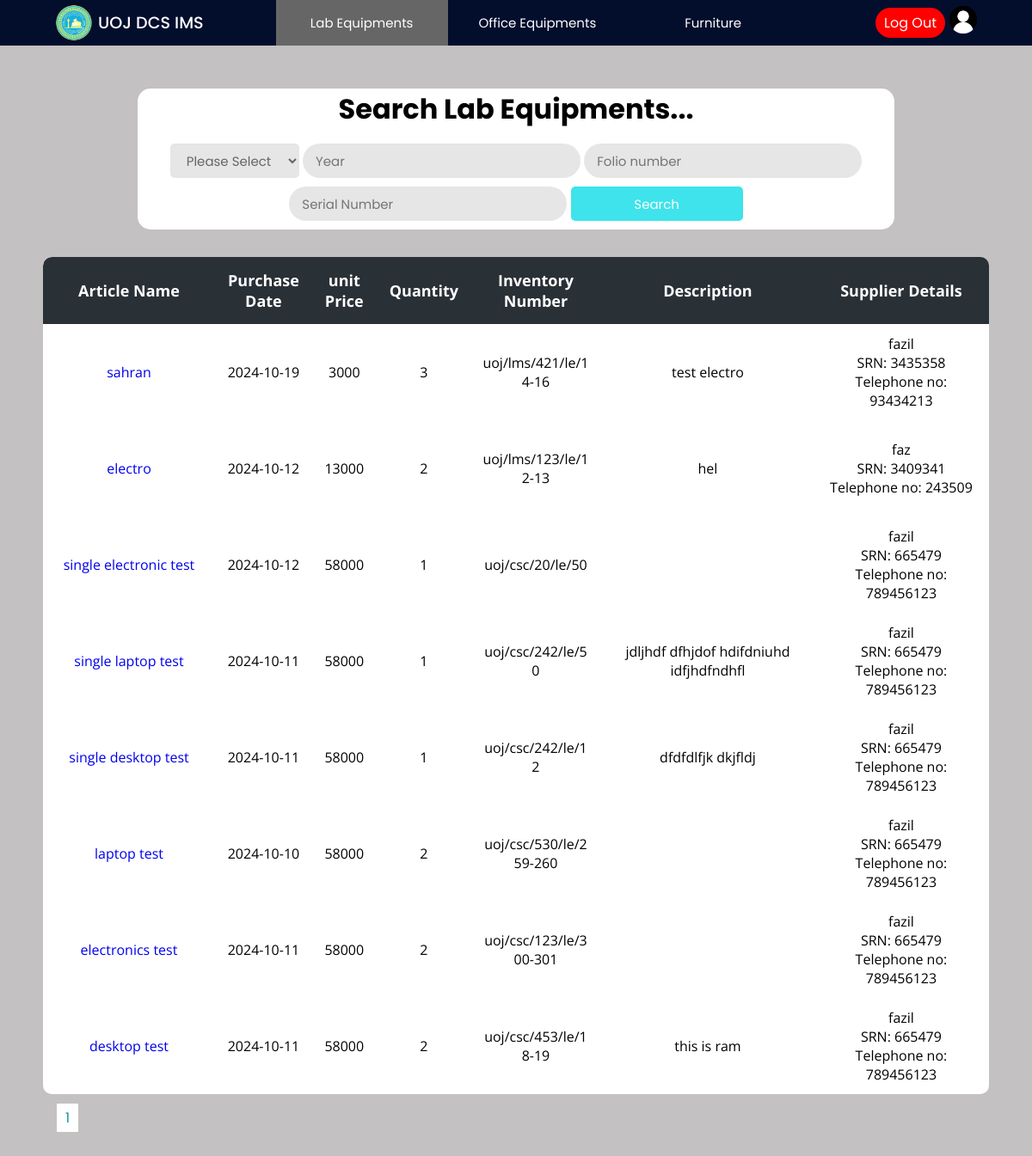
Before: /Project/lab/lab.php (signed in) with the older database file.
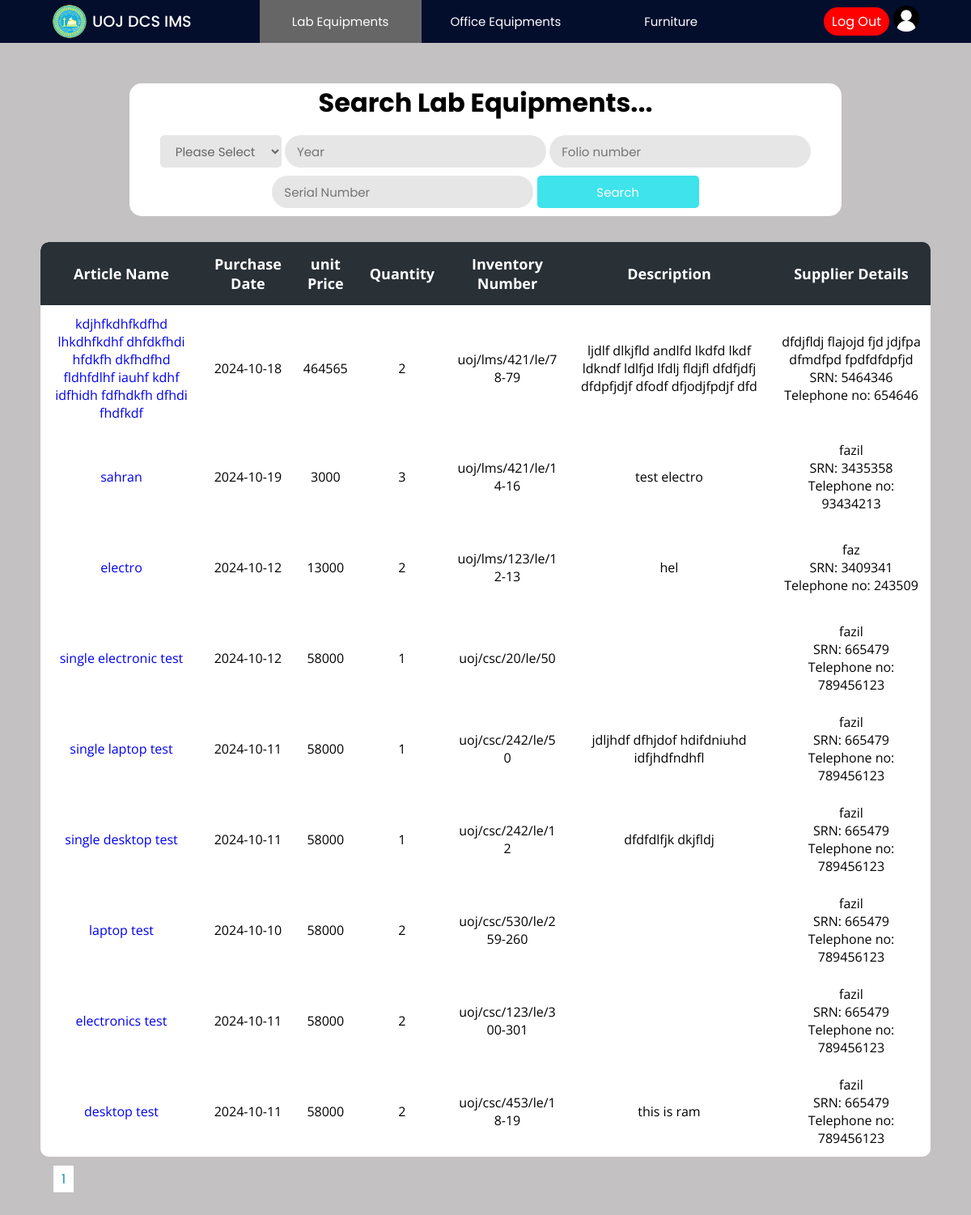
After: the same page with the newer database file.
### tables this page shows
CREATE TABLE `invoice` (
  `invoice_id` int(11) NOT NULL,
  `name` varchar(200) NOT NULL,
  `date` date NOT NULL,
  `price` float NOT NULL,
  `quantity` int(11) NOT NULL,
  `folio_number` varchar(50) NOT NULL,
  `description` varchar(400) NOT NULL,
  `supplier_name` varchar(150) NOT NULL,
  `supplier_tt` int(15) NOT NULL,
  `srn` int(11) NOT NULL,
  `type` varchar(15) NOT NULL,
  `page_number` varchar(30) NOT NULL,
  `location` varchar(50) NOT NULL,
  `warranty` int(11) NOT NULL
);

### Project/lab/lab.php (the view, shortened to what this page needs)
<?php
include("../config/connection.php");
$rowsPerPage = 10;
$page = isset($_GET['page']) ? intval($_GET['page']) : 1;
$offset = ($page - 1) * $rowsPerPage;
$queryinvoice = "SELECT * FROM invoice ORDER BY invoice_id DESC LIMIT $offset, $rowsPerPage";
$totalRows = mysqli_num_rows(mysqli_query($con, "SELECT * FROM invoice"));
$totalPages = ceil($totalRows / $rowsPerPage);
?>
<!DOCTYPE html>
<html lang="en">
<head>
    <link rel="stylesheet" href="../css/lab.css">
    <link rel="stylesheet" href="../css/main.css">
</head>
<body>
    <?php include "../header/header.php"; ?>
    <div class="main-container">
        <div class="container">
            <h2>Search Lab Equipments...</h2>
            <div>
                <form action="lab.php" method="get">
                    <select name="type">
                        <option value="">Please Select</option>
                    </select>
                    <input type="number" placeholder="Year" name="year"
                        value="<?php if (isset($_POST['year'])) {
                            echo $_POST['year'];
                        } ?>" />
                    <input type="text" placeholder="Folio number" name="folio"
                        value="<?php if (isset($_POST['folio'])) {
                            echo $_POS['folio'];
                        } ?>" />
                    <input type="text" placeholder="Serial Number" name="SN"
                        value="<?php if (isset($_POST['SN'])) {
                            echo $_POST['SN'];
                        } ?>">
                    <input class="button" type="submit" name="search" value="Search" />
                </form>
            </div>
        </div>
        <div class="table-con">
            <table>
                <thead>
                    <tr>
                        <th>Article Name</th>
                        <th>Purchase Date</th>
                        <th>unit Price</th>
                        <th>Quantity</th>
                        <th>Inventory Number</th>
                        <th>Description</th>
                        <th colspan=2>Supplier Details</th>
                        <th>Page Number</th>
                    </tr>
                </thead>
                <tbody>
                    <?php
                    $resultinvoice = mysqli_query($con, $queryinvoice);
                    while ($rowinvoice = mysqli_fetch_assoc($resultinvoice)) {
                        ?>
                        <tr>
                            <td class="name"><a
                                    href="labItems.php?searchItems=true&id=<?php echo $rowinvoice['invoice_id'] ?>"><?php echo $rowinvoice['name'] ?></a>
                            </td>
                            <td><?php echo $rowinvoice['date'] ?></td>
                            <td><?php echo $rowinvoice['price'] ?></td>
                            <td><?php echo $rowinvoice['quantity'] ?></td>
                            <td class="folio_number"><?php echo $rowinvoice['folio_number'] ?></td>
                            <td class="description"><?php echo $rowinvoice['description'] ?></td>
                            <td class="sname" colspan=2>
                                <?php
                                echo $rowinvoice['supplier_name'];
                                if (!empty($rowinvoice['srn'])) {
                                    echo "<br>SRN: " . $rowinvoice['srn'];
                                }
                                if (!empty($rowinvoice['supplier_tt'])) {
                                    echo "<br>Telephone no: " . $rowinvoice['supplier_tt'];
                                }
                                ?>
                            </td>
                            <td><?php echo $rowinvoice['page_number'] ?></td>
                        </tr>
                        <?php
                    }
                    ?>
                </tbody>
            </table>
        </div>
        <div class="pagination" style="margin:15px;">
            <?php
            for ($i = 1; $i <= $totalPages; $i++) {
                echo '<a href="?page=' . $i . '" style="margin:1px;background-color: #fff; color: #1690A7; border: none; padding: 5px 10px; cursor: pointer; width:5px;">' . $i . '</a>';
            }
            ?>
        </div>
    </div>
</body>
</html>

Changed rows visible on the page:
added invoice: name "kdjhfkdhfkdfhd lhkdhfkdhf dhfdkfhdi hfdkfh dkfhdfhd fldhfdlhf iauhf kdhf idfhidh fdfhdkfh dfhdi fhdfkdf", date "2024-10-18", price "464565", quantity "2", folio_number "uoj/lms/421/le/78-79", description "ljdlf dlkjfld andlfd lkdfd lkdf ldkndf ldlfjd lfdlj fldjfl dfdfjdfj dfdpfjdjf dfodf dfjodjfpdjf dfd", supplier_name "dfdjfldj flajojd fjd jdjfpa dfmdfpd fpdfdfdpfjd", srn "5464346", supplier_tt "654646"
